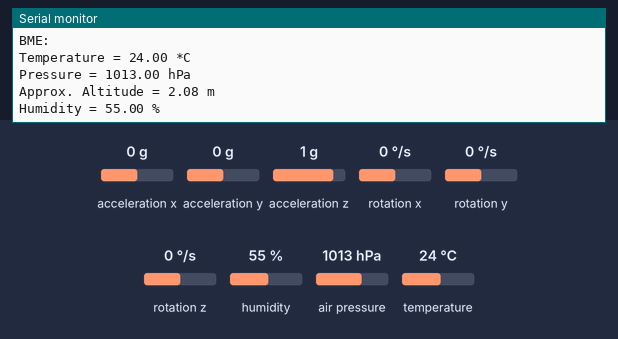
Simulated run of this sketch. Board: Arduino Uno, built with avr-gcc and run on an emulated ATmega328P. On the bench: the last lines printed to the serial monitor. Inputs (shaded band) come from the test bench; at power-on: acceleration x 0 g, acceleration y 0 g, acceleration z 1 g, rotation x 0 °/s, rotation y 0 °/s, rotation z 0 °/s, humidity 55 %, air pressure 1013 hPa, temperature 24 °C.

Above: at 1.3 s.
1.4 s: acceleration x set to -1.4 g
At 1.93 s:
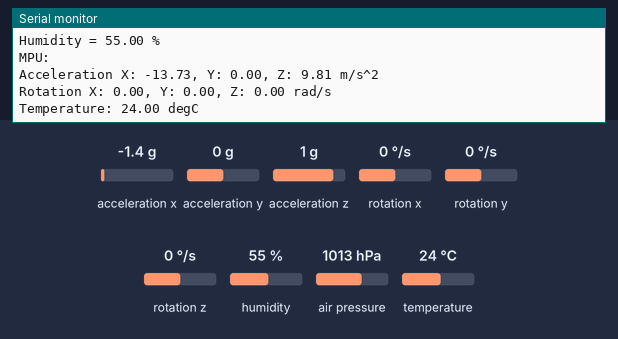
2.9 s: acceleration y set to -1.4 g
At 3.45 s:
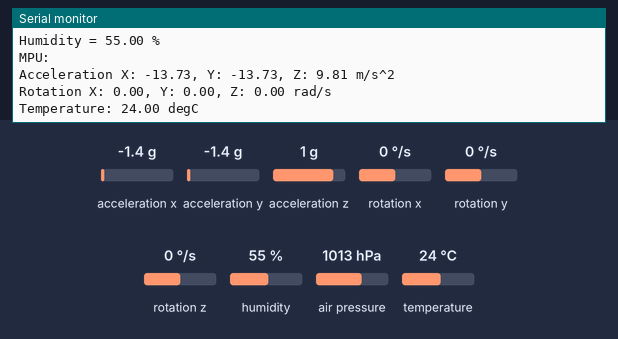
4.4 s: acceleration z set to -1.4 g
At 4.96 s:
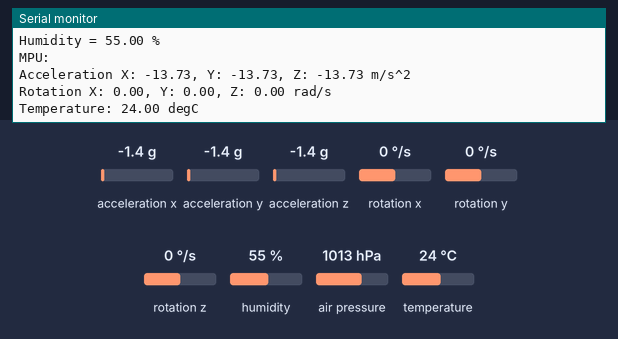
5.9 s: rotation x set to -192 °/s
At 6.48 s:
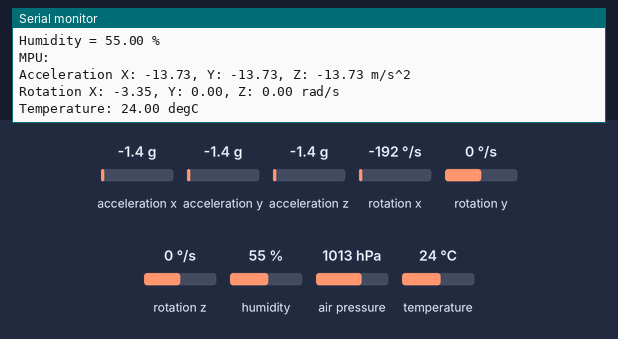
7.4 s: rotation y set to -192 °/s
At 7.99 s:
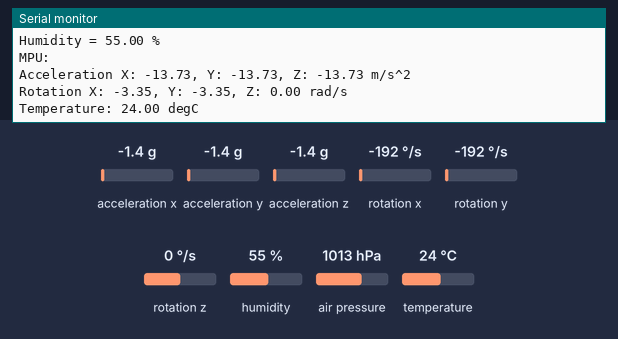

Measured:
- after the input at 1.4 s, the serial monitor: prints a new line after 0.22 s (image 1)
- after the input at 2.9 s, the serial monitor: prints a new line after 0.24 s (image 2)
- after the input at 4.4 s, the serial monitor: prints a new line after 0.25 s (image 3)
- after the input at 5.9 s, the serial monitor: prints a new line after 0.27 s (image 4)
- after the input at 7.4 s, the serial monitor: prints a new line after 0.29 s (image 5)

The sketch:

bme_and_mpu.ino
```cpp
#include <Wire.h>
#include <Adafruit_Sensor.h>
#include <Adafruit_BME280.h>
#include <Adafruit_MPU6050.h>
#include <Adafruit_Sensor.h>

#define SEALEVELPRESSURE_HPA (1013.25)

Adafruit_BME280 bme;
Adafruit_MPU6050 mpu;

unsigned long delayTime;

void setup(){
    Serial.begin(115200);
    while (!Serial) delay(10);

    Serial.println("Adafruit MPU6050 test!");

    if (!mpu.begin()) {
        Serial.println("Failed to find MPU6050 chip");
        while (1) {
            delay(10);
        }
    }

    Serial.println("MPU6050 Found!");

    initMPU();

    bool status;

    // default settings
    // (you can also pass in a Wire library object like &Wire2)
    status = bme.begin(0x76);
    if (!status) {
        Serial.println("Could not find a valid BME280 sensor, check wiring!");
        while (1);
    }

    Serial.println("-- Default Test --");
    delayTime = 1000;

    Serial.println();

}

void loop(){
    Serial.println("\n\nMPU: \n\n");
    printValuesMPU();
    Serial.println("\n\nBME: \n\n");
    printValues();
    delay(delayTime);
}

void printValuesMPU(){
    sensors_event_t a, g, temp;
    mpu.getEvent(&a, &g, &temp);

    /* Print out the values */
    Serial.print("Acceleration X: ");
    Serial.print(a.acceleration.x);
    Serial.print(", Y: ");
    Serial.print(a.acceleration.y);
    Serial.print(", Z: ");
    Serial.print(a.acceleration.z);
    Serial.println(" m/s^2");

    Serial.print("Rotation X: ");
    Serial.print(g.gyro.x);
    Serial.print(", Y: ");
    Serial.print(g.gyro.y);
    Serial.print(", Z: ");
    Serial.print(g.gyro.z);
    Serial.println(" rad/s");

    Serial.print("Temperature: ");
    Serial.print(temp.temperature);
    Serial.println(" degC");

    Serial.println("");
    delay(500);
}

void printValues() {
    Serial.print("Temperature = ");
    Serial.print(bme.readTemperature());
    Serial.println(" *C");

    // Convert temperature to Fahrenheit
    /*Serial.print("Temperature = ");
    Serial.print(1.8 * bme.readTemperature() + 32);
    Serial.println(" *F");*/

    Serial.print("Pressure = ");
    Serial.print(bme.readPressure() / 100.0F);
    Serial.println(" hPa");

    Serial.print("Approx. Altitude = ");
    Serial.print(bme.readAltitude(SEALEVELPRESSURE_HPA));
    Serial.println(" m");

    Serial.print("Humidity = ");
    Serial.print(bme.readHumidity());
    Serial.println(" %");

    Serial.println();
}

void initMPU(){
    mpu.setAccelerometerRange(MPU6050_RANGE_8_G);
    Serial.print("Accelerometer range set to: ");
    switch (mpu.getAccelerometerRange()) {
        case MPU6050_RANGE_2_G:
            Serial.println("+-2G");
            break;
        case MPU6050_RANGE_4_G:
            Serial.println("+-4G");
            break;
        case MPU6050_RANGE_8_G:
            Serial.println("+-8G");
            break;
        case MPU6050_RANGE_16_G:
            Serial.println("+-16G");
            break;
    }
    mpu.setGyroRange(MPU6050_RANGE_500_DEG);
    Serial.print("Gyro range set to: ");
    switch (mpu.getGyroRange()) {
        case MPU6050_RANGE_250_DEG:
            Serial.println("+- 250 deg/s");
            break;
        case MPU6050_RANGE_500_DEG:
            Serial.println("+- 500 deg/s");
            break;
        case MPU6050_RANGE_1000_DEG:
            Serial.println("+- 1000 deg/s");
            break;
        case MPU6050_RANGE_2000_DEG:
            Serial.println("+- 2000 deg/s");
            break;
    }

    mpu.setFilterBandwidth(MPU6050_BAND_5_HZ);
    Serial.print("Filter bandwidth set to: ");
    switch (mpu.getFilterBandwidth()) {
        case MPU6050_BAND_260_HZ:
            Serial.println("260 Hz");
            break;
        case MPU6050_BAND_184_HZ:
            Serial.println("184 Hz");
            break;
        case MPU6050_BAND_94_HZ:
            Serial.println("94 Hz");
            break;
        case MPU6050_BAND_44_HZ:
            Serial.println("44 Hz");
            break;
        case MPU6050_BAND_21_HZ:
            Serial.println("21 Hz");
            break;
        case MPU6050_BAND_10_HZ:
            Serial.println("10 Hz");
            break;
        case MPU6050_BAND_5_HZ:
            Serial.println("5 Hz");
            break;
    }

    Serial.println("");
    delay(100);
}
```
